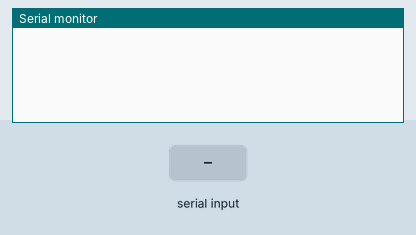
This sketch was run on a simulated Arduino Uno, built with avr-gcc and run on an emulated ATmega328P. Parts: the last lines printed to the serial monitor. The test bench sets the inputs (shaded band).

Above: at 1.2 s.
1.3 s: "+\n" received over Serial
At 2.5 s:
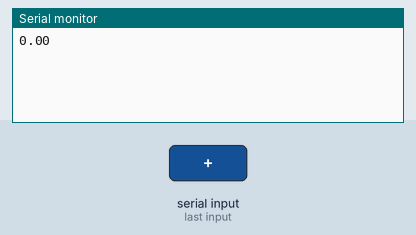
2.8 s: "/\n" received over Serial
At 3.6 s:
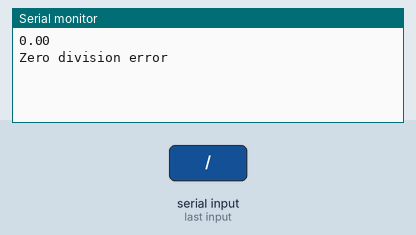
4.3 s: "0\n" received over Serial
At 4.7 s:
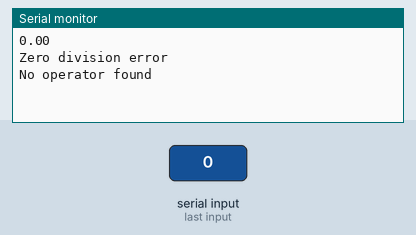

The sketch:

CalcUNO.ino
```cpp
float operand1, operand2, result;
String firstNum, secondNum, inputString;
char operand;
int stringLength = 0, opIndex;

void setup() {
  Serial.begin(9600); //Initalizing the baudrate for serial communication
}

void loop() {
  if (Serial.available() > 0) {
    /*this section constitutes the serial communication module and the parsing module where the
    a string is read from the serial link sent by the destop application and parsed to obtain the
    actual operands and operator*/
    inputString = Serial.readStringUntil('\n');
    inputString.trim(); // serves in removing leading or trailing whitespaces in the received string
    stringLength = inputString.length();
    opIndex = -1; // Initializing operator Index (position)

    for (int i = 0; i < stringLength; i++) {
      if (inputString.charAt(i) == '+' || inputString.charAt(i) == '-' || inputString.charAt(i) == '*' || inputString.charAt(i) == '/') {
        opIndex = i;
        operand = inputString.charAt(i);
        break; // This helps to exit the loop once the operator is found
      }
    }

    if (opIndex != -1) { // Checking if an operator was found
      firstNum = inputString.substring(0, opIndex);
      firstNum.trim();
      operand1 = firstNum.toFloat();


      secondNum = inputString.substring(opIndex + 1, stringLength);
      secondNum.trim();
      operand2 = secondNum.toFloat();

    /*The following switch function consist of the arithmetic module and uses
    the operand and the operators gotten from the parsing module to parse and produce
    a result which is sent to the serial communication module to be received by the
    desktop application*/
      switch (operand) {
        case '+':
          result = operand1 + operand2;
          Serial.println(result);
          break;
        case '-':
          result = operand1 - operand2;
          Serial.println(result);
          break;
        case '*':
          result = operand1 * operand2;
          Serial.println(result);
          break;
        case '/':
          if (operand2 == 0) {
            Serial.println("Zero division error"); //This section captures a zero division error and handles it
          } else {
            result = operand1 / operand2;
            Serial.println(result);
          }
          break;
        default:
          Serial.println("Invalid Operator");
          break;
      }
    } else {
        Serial.println("No operator found");
    }
  }
}
```

Measured:
- after the input at 1.3 s, the serial monitor: prints a new line at once (image 1)
- after the input at 2.8 s, the serial monitor: prints a new line at once (image 2)
- after the input at 4.3 s, the serial monitor: prints a new line at once (image 3)
